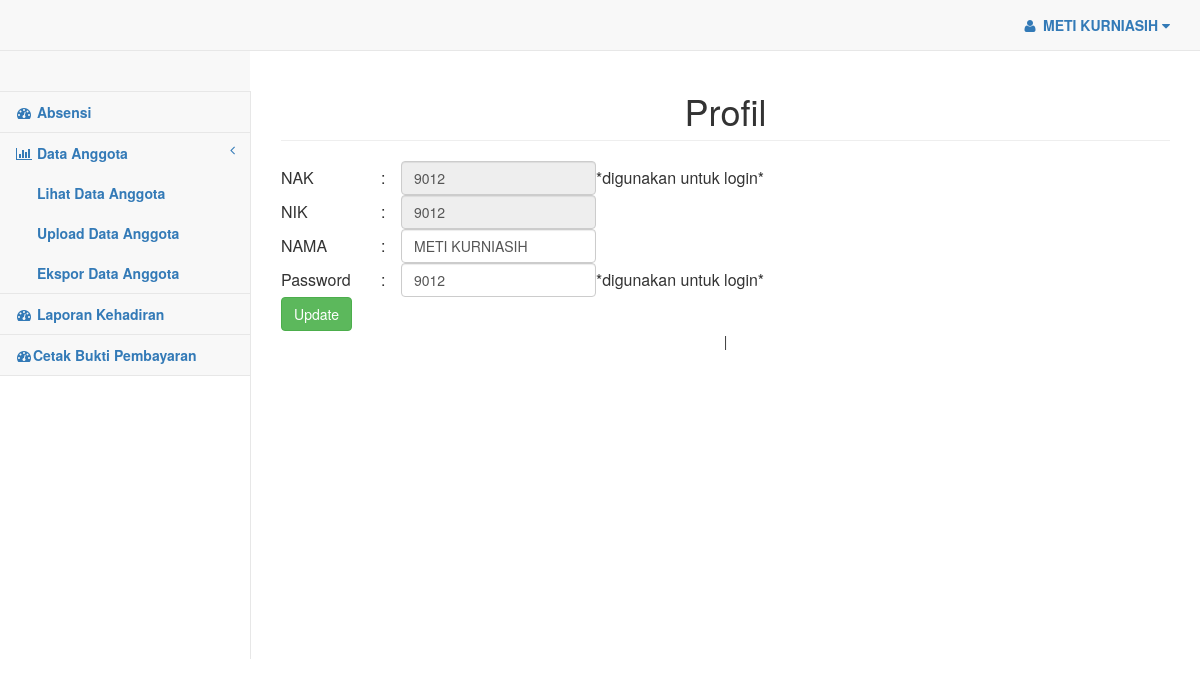
The app's page /pages/index.php?id=10 (signed in) with its own data.
### tables this page shows
CREATE TABLE `anggota` (
  `id` int(11) NOT NULL,
  `nak` int(11) DEFAULT NULL,
  `nama` varchar(50) DEFAULT NULL,
  `nik` varchar(11) DEFAULT NULL,
  PRIMARY KEY (`id`)
);

CREATE TABLE `user` (
  `nak` int(11) DEFAULT NULL,
  `nama` varchar(50) DEFAULT NULL,
  `password` int(11) DEFAULT NULL
);

### pages/profil.php (the view, shortened to what this page needs)
<h1 class="page-header"><center>Profil</center></h1>
<?php
$dbhost = 'localhost';
$dbuser = 'root';
$dbpass = '';
$koneksi = mysql_connect($dbhost, $dbuser, $dbpass);
$sql = "SELECT * from anggota join user using (nak) where nak='$_SESSION[nak]'";
$ambildata = mysql_query( $sql, $koneksi);
echo "<form action='?id=11' method='POST'>";
echo "<table>";
$row = mysql_fetch_array($ambildata, MYSQL_ASSOC);
echo "<tr><td width='100px'>NAK</td><td width='20px'>:</td><td><input type='text' name='nak' value='{$row[nak]}' readonly='readonly' class='form-control'></td><td>*digunakan untuk login*</td></tr>";
echo "<tr><td width='100px'>NIK</td><td width='20px'>:</td><td><input type='text' name='nik' value='{$row[nik]}' readonly='readonly' class='form-control'></td></tr>";
echo "<tr><td width='100px'>NAMA</td><td width='20px'>:</td><td><input type='text' name='nama' value='{$row[nama]}' class='form-control'></td></tr>";
echo "<tr><td width='100px'>Password</td><td width='20px'>:</td><td><input type='text' name='password' value='{$row[password]}' class='form-control'></td><td>*digunakan untuk login*</td></tr>";
echo "<tr><td colspan='3'><input type='submit' value='Update' name='ubah'  class='btn btn-success'></td></tr>";
echo "</table>";
echo "</form>";
?>

### records on screen
anggota: nak "9012", nik "9012", nama "METI KURNIASIH", password "9012"

### other values on screen
$_SESSION['nama'] "METI KURNIASIH"
